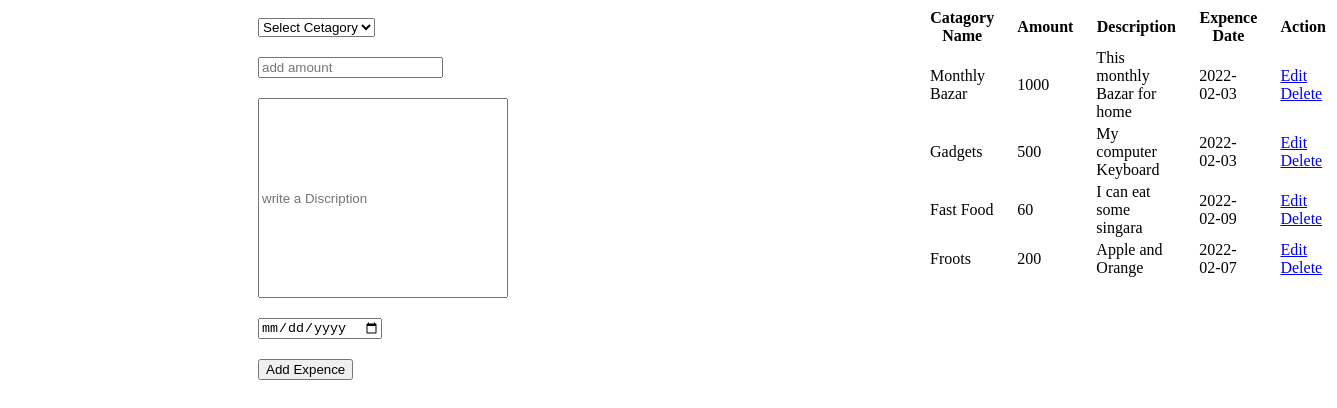
The app's page /Views/Expence.php, older data.
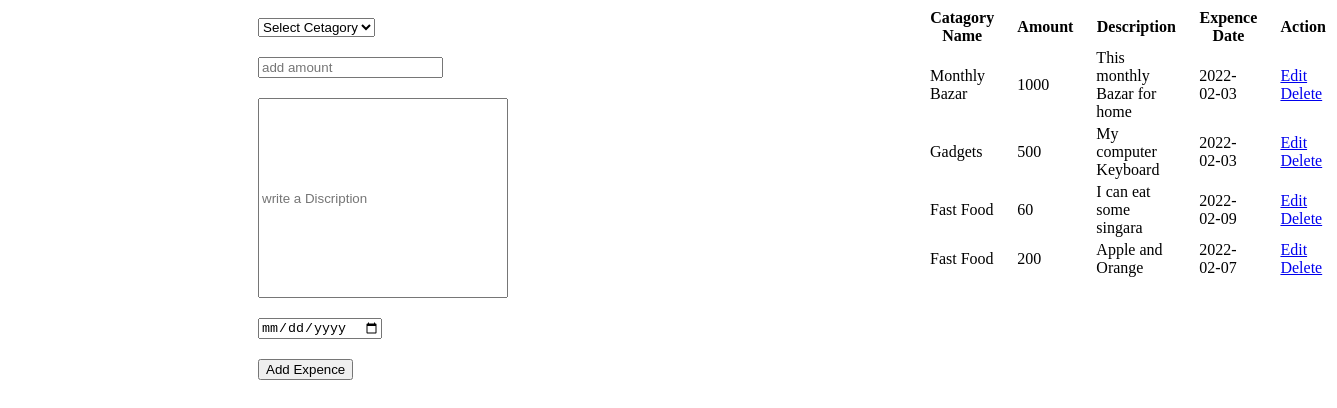
The same page, newer data.
### tables this page shows
CREATE TABLE `Expence` (
  `id` bigint NOT NULL,
  `id_cetagory` bigint DEFAULT NULL,
  `amount` int DEFAULT NULL,
  `discription` varchar(255) DEFAULT NULL,
  `Expence_date` date DEFAULT NULL
);

CREATE TABLE `ExpenceCetagory` (
  `id` bigint NOT NULL,
  `name` varchar(255) DEFAULT NULL
);

### Model/db.php (called while the page is built, shortened)
<?php
class Db{
	private $host 	= 'localhost';
	private $user 	= 'Enam';
	private $pass 	= '@ranzhyfx';
	private $db 	= 'personal_wallate';
	private $connection ;
	public function __construct()
	{
		$this->connection = new mysqli($this->host, $this->user , $this->pass , $this->db);
	}
	public function fetch_result($query)
	{
		$result = mysqli_query($this->connection, $query);
		if(!$result)
		{
			throw new exception('Error in Fetching Result !');
		}
		else
		{
			while($row = mysqli_fetch_array($result))
			{
				$data[] =$row;
			}
			return $data;
		}
	}
}
 ?>

### Model/Expence.php (called while the page is built, shortened)
<?php
	class Expence
	{
    	public function getAll()
    	{
            $DB = new Db();
            $Query = "SELECT Expence.* , ExpenceCetagory.name as id_cetagory FROM Expence JOIN ExpenceCetagory ON Expence.id_cetagory=ExpenceCetagory.id" ;
            $result = $DB->fetch_result($Query);
            return $result;
    	}
    }
?>

### Model/ExpenceCetagory.php (called while the page is built, shortened)
<?php
class ExpenceCetagory
{
	public function getAll()
	{
		$DB = new Db();
		$Query = "SELECT * FROM ExpenceCetagory";
		$result = $DB->fetch_result($Query);
		return $result;
	}
}
 ?>

### Views/Expence.php (the view, shortened to what this page needs)
<?php
    include('Model/db.php');
    include('Model/ExpenceCetagory.php');
    include('Model/Expence.php');
    $ExpenceCetagory = new ExpenceCetagory();
    $ExpenceCetagory= $ExpenceCetagory->getAll();
    $Cetagories = new Expence();
    $CetagoriesE= $Cetagories->getAll();
?>
<form action="Controller/Expence.php" method="POST" enctype="multipart/form-data">
<select name="id_cetagory" id="id_cetagory">
    <option value="">Select Cetagory </option>
</select>
<br>
<input type="number" name="amount" id="amount" placeholder="add amount"> <br>
<input type="text" name="discription" placeholder="write a Discription" class="discrip"> <br>
<input type="date" name="Expence_date" class="date" placeholder="selete date"> <br>
<input type="submit" name="submit" value="Add Expence" class="btn"> <br>
</form>
<table>
<thead>
		<tr>
			<th>Catagory Name</th>
			<th>Amount</th>
			<th>Description</th>
			<th>Expence Date</th>
			<th>Action</th>
		</tr>
	</thead>
	<tbody>
		<?php
			foreach($CetagoriesE as $Cetagory) {?>
			<tr>
				<td> <?php echo $Cetagory['id_cetagory']; ?> </td>
				<td> <?php echo $Cetagory['amount']; ?> </td>
				<td> <?php echo $Cetagory['discription']; ?> </td>
				<td> <?php echo $Cetagory['Expence_date']; ?> </td>
				<td>
					<a href="Controller/Expence.php?action=edit&id=<?php echo $Cetagory['id'] ;?>">Edit</a>
					<a href="Controller/Expence.php?action=delete&id=<?php echo $Cetagory['id'] ;?>">Delete</a>
				</td>
			</tr>
		<?php } ?>
	</tbody>
</table>

Row changes from the older to the newer data that the page shows:
changed expence "Apple and Orange": expencecetagory.name "Froots" → "Fast Food"
